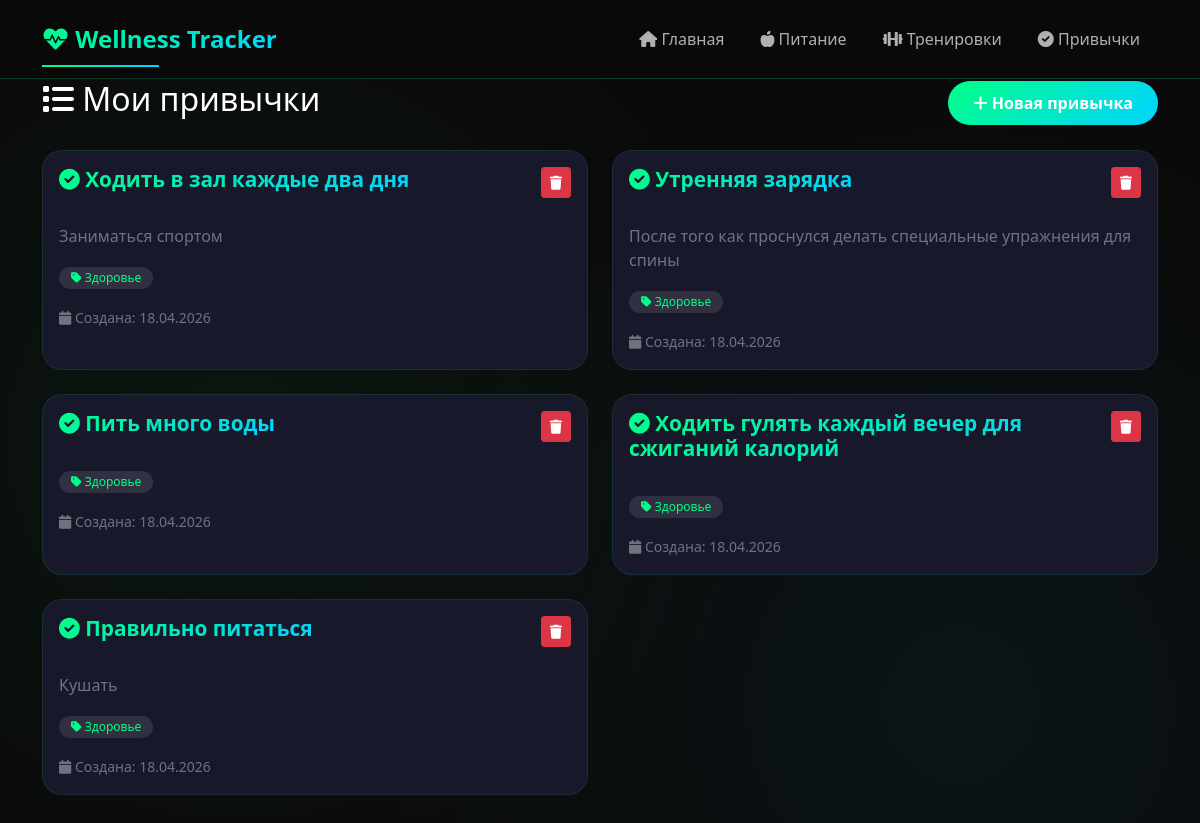
The page /habits on the database as committed earlier.
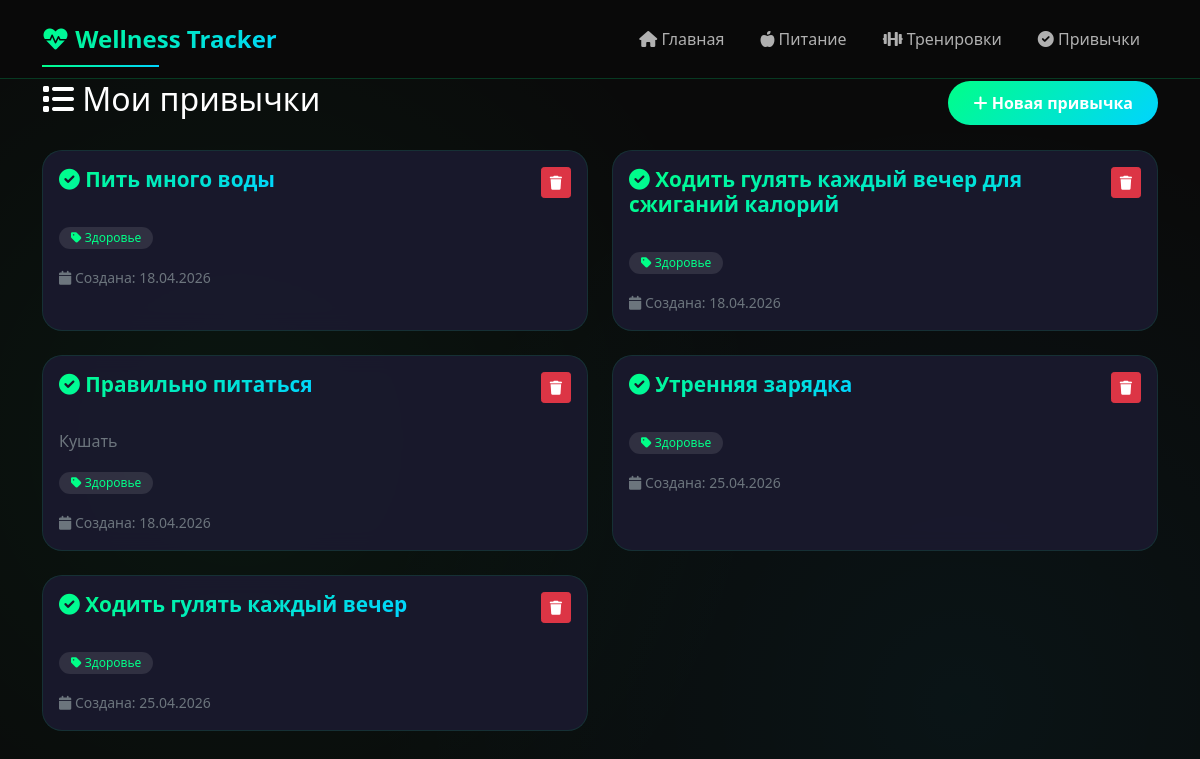
The same page on the database as committed later.
### app.py (models this page shows)
class Habit(db.Model):
    id = db.Column(db.Integer, primary_key=True)
    name = db.Column(db.String(100), nullable=False)
    description = db.Column(db.Text)
    category = db.Column(db.String(50), default='Другое')
    created_at = db.Column(db.DateTime, default=datetime.now)

### app.py (the view)
@app.route('/habits')
def habits():
    all_habits = Habit.query.all()
    return render_template('habits.html', habits=all_habits)

### templates/habits.html (shortened to what this page needs)
{% extends "base.html" %}
{% block content %}
<div class="d-flex justify-content-between align-items-center mb-4">
    <h2><i class="fas fa-list"></i> Мои привычки</h2>
    <a href="/add_habit" class="btn btn-primary">
        <i class="fas fa-plus"></i> Новая привычка
    </a>
</div>
{% if habits %}
    <div class="row">
        {% for habit in habits %}
            <div class="col-md-6 mb-4">
                <div class="card h-100">
                    <div class="card-body">
                        <div class="d-flex justify-content-between align-items-start mb-3">
                            <h5 class="card-title">
                                <i class="fas fa-check-circle"></i> {{ habit.name }}
                            </h5>
                            <button class="btn btn-sm btn-danger" onclick="deleteHabit({{ habit.id }})">
                                <i class="fas fa-trash"></i>
                            </button>
                        </div>
                        {% if habit.description %}
                            <p class="card-text text-muted">{{ habit.description }}</p>
                        {% endif %}
                        <div class="mt-3">
                            <span class="badge bg-secondary">
                                <i class="fas fa-tag"></i> {{ habit.category }}
                            </span>
                        </div>
                        <div class="mt-3">
                            <small class="text-muted">
                                <i class="fas fa-calendar"></i> Создана: {{ habit.created_at.strftime('%d.%m.%Y') }}
                            </small>
                        </div>
                    </div>
                </div>
            </div>
        {% endfor %}
    </div>
{% endif %}
{% endblock %}

### templates/base.html (shortened to what this page needs)
<!DOCTYPE html>
<html lang="ru">
<head>
    <link href="https://cdn.jsdelivr.net/npm/bootstrap@5.1.3/dist/css/bootstrap.min.css" rel="stylesheet">
    <link rel="stylesheet" href="https://cdnjs.cloudflare.com/ajax/libs/font-awesome/6.0.0/css/all.min.css">
    <link rel="stylesheet" href="{{ url_for('static', filename='style.css') }}">
</head>
<body>
    <nav class="navbar navbar-expand-lg navbar-dark fixed-top">
        <div class="container">
            <a class="navbar-brand" href="/">
                <i class="fas fa-heartbeat"></i> Wellness Tracker
            </a>
            <div class="collapse navbar-collapse" id="navbarNav">
                <ul class="navbar-nav ms-auto">
                    <li class="nav-item">
                        <a class="nav-link" href="/">
                            <i class="fas fa-home"></i> Главная
                        </a>
                    </li>
                    <li class="nav-item">
                        <a class="nav-link" href="/nutrition">
                            <i class="fas fa-apple-alt"></i> Питание
                        </a>
                    </li>
                    <li class="nav-item">
                        <a class="nav-link" href="/workouts">
                            <i class="fas fa-dumbbell"></i> Тренировки
                        </a>
                    </li>
                    <li class="nav-item">
                        <a class="nav-link" href="/habits">
                            <i class="fas fa-check-circle"></i> Привычки
                        </a>
                    </li>
                </ul>
            </div>
        </div>
    </nav>
    <div class="main-content" style="margin-top: 80px;">
        <div class="container">
            {% block content %}{% endblock %}
        </div>
    </div>
</body>
</html>

### static/style.css (style rules this page uses)
:root { --bg-primary: #0a0a0a; --bg-secondary: #1a1a2e; --bg-card: rgba(26, 26, 46, 0.95); --neon-green: #00ff88; --neon-blue: #00d4ff; --neon-purple: #9d4edd; --neon-pink: #ff006e; --text-primary: #ffffff; --text-secondary: #b0b0b0; --gradient-1: linear-gradient(135deg, #00ff88 0%, #00d4ff 100%); --gradient-2: linear-gradient(135deg, #9d4edd 0%, #ff006e 100%); --gradient-3: linear-gradient(135deg, #ff006e 0%, #ff8c00 100%); }
* { margin: 0; padding: 0; box-sizing: border-box; }
body { background: var(--bg-primary); background-image: radial-gradient(circle at 20% 50%, rgba(0, 255, 136, 0.05) 0%, transparent 50%), radial-gradient(circle at 80% 80%, rgba(0, 212, 255, 0.05) 0%, transparent 50%); font-family: 'Segoe UI', 'Poppins', system-ui, -apple-system, sans-serif; color: var(--text-primary); min-height: 100vh; }
.navbar { background: rgba(10, 10, 10, 0.95) !important; backdrop-filter: blur(10px); border-bottom: 1px solid rgba(0, 255, 136, 0.2); padding: 1rem 0; }
.navbar-brand { font-size: 1.5rem; font-weight: bold; background: var(--gradient-1); -webkit-background-clip: text; background-clip: text; color: transparent !important; position: relative; }
.navbar-brand::after { content: ''; position: absolute; bottom: -5px; left: 0; width: 50%; height: 2px; background: var(--gradient-1); }
.nav-link { color: var(--text-secondary) !important; transition: all 0.3s ease; position: relative; margin: 0 10px; }
.nav-link::before { content: ''; position: absolute; bottom: -5px; left: 0; width: 0%; height: 2px; background: var(--gradient-1); transition: width 0.3s ease; }
.card { background: var(--bg-card); backdrop-filter: blur(10px); border: 1px solid rgba(0, 255, 136, 0.1); border-radius: 20px; transition: all 0.4s cubic-bezier(0.175, 0.885, 0.32, 1.275); overflow: hidden; position: relative; }
.card::before { content: ''; position: absolute; top: 0; left: -100%; width: 100%; height: 100%; background: linear-gradient(90deg, transparent, rgba(0, 255, 136, 0.1), transparent); transition: left 0.5s ease; }
.card-title { font-size: 1.3rem; font-weight: 600; margin-bottom: 1rem; background: var(--gradient-1); -webkit-background-clip: text; background-clip: text; color: transparent; }
.btn-primary { background: var(--gradient-1); border: none; border-radius: 50px; padding: 10px 25px; font-weight: 600; transition: all 0.3s ease; position: relative; overflow: hidden; }
.btn-primary::before { content: ''; position: absolute; top: 50%; left: 50%; width: 0; height: 0; border-radius: 50%; background: rgba(255, 255, 255, 0.3); transform: translate(-50%, -50%); transition: width 0.6s, height 0.6s; }
.badge { padding: 5px 12px; border-radius: 50px; font-weight: 500; }
.bg-secondary { background: rgba(255, 255, 255, 0.1) !important; color: var(--neon-green); }

Rows that differ between the two databases and show on the page:
removed Habit: description "Заниматься спортом", category "Здоровье", created_at "18.04.2026"
removed Habit: description "После того как проснулся делать специальные упражнения для спины", category "Здоровье", created_at "18.04.2026"
added Habit: category "Здоровье", created_at "25.04.2026"
added Habit: category "Здоровье", created_at "25.04.2026"
